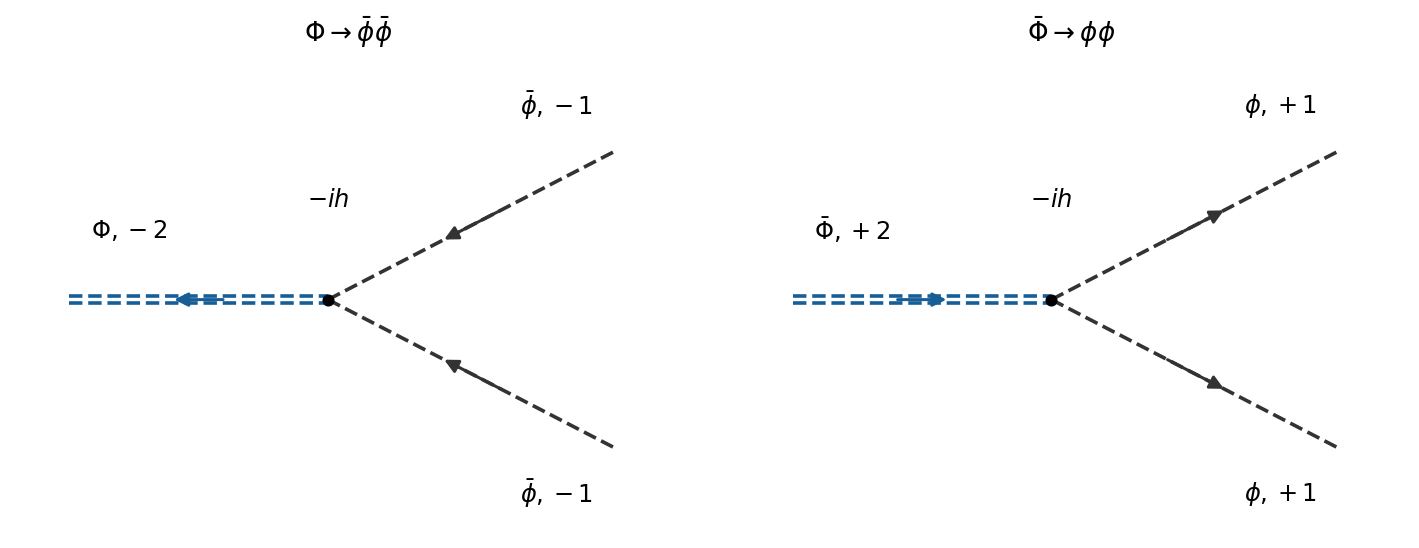

The Python source for this figure:
"""Original Oxford 2025 QFT diagram. Tested with Python 3.14, NumPy 2.3.5, Matplotlib 3.10.7.

Run from the desired output directory. The only saved artifact is the
corresponding opaque PNG in the current directory; this script never chdir()s.
Arrows follow positive conserved charge, not necessarily particle travel.
"""
from pathlib import Path
import matplotlib
matplotlib.use("Agg")
import matplotlib.pyplot as plt
import numpy as np
from matplotlib.patches import FancyArrowPatch

LIGHT="#333333"
HEAVY="#175e97"

def setup(ax, title=""):
    ax.set(xlim=(-0.35,6.35),ylim=(-0.35,4.35),aspect="equal")
    ax.axis("off")
    ax.set_title(title,fontsize=13,pad=12)

def label(ax,p,text,**kw):
    ax.text(*p,text,ha="center",va="center",fontsize=12,**kw)

def edge(ax,a,b,heavy=False,arrow=0,dashed=True):
    a=np.array(a,dtype=float);b=np.array(b,dtype=float)
    color=HEAVY if heavy else LIGHT
    normal=np.array([-(b-a)[1],(b-a)[0]])/np.linalg.norm(b-a)
    offsets=(-0.035,0.035) if heavy else (0,)
    for off in offsets:
        pts=np.array([a+off*normal,b+off*normal])
        ax.plot(pts[:,0],pts[:,1],color=color,lw=1.8,ls="--" if dashed else "-")
    if arrow:
        start=a+(.39 if arrow>0 else .61)*(b-a)
        end=a+(.61 if arrow>0 else .39)*(b-a)
        ax.add_patch(FancyArrowPatch(start,end,arrowstyle="-|>",mutation_scale=14,color=color,lw=1.5))

def vertex(ax,p):
    ax.plot(*p,"o",color="black",ms=5)

def save(fig):
    out=Path.cwd()/(Path(__file__).stem+".png")
    out.parent.mkdir(parents=True,exist_ok=True)
    fig.savefig(out,dpi=145,facecolor="white",transparent=False,bbox_inches="tight")
    plt.close(fig)
    print(out)


fig,axs=plt.subplots(1,2,figsize=(10,3.7),facecolor="white")
for ax,conj in zip(axs,[False,True]):
 setup(ax,r"$\bar\Phi\to\phi\phi$" if conj else r"$\Phi\to\bar\phi\bar\phi$")
 v=(2.8,2);edge(ax,(.2,2),v,heavy=True,arrow=1 if conj else -1)
 for end in [(5.7,3.5),(5.7,.5)]:edge(ax,v,end,arrow=1 if conj else -1)
 vertex(ax,v);label(ax,(2.8,3),r"$-ih$")
 label(ax,(.8,2.7),r"$\bar\Phi,+2$" if conj else r"$\Phi,-2$")
 for y in [3.95,.05]:label(ax,(5.1,y),r"$\phi,+1$" if conj else r"$\bar\phi,-1$")
fig.tight_layout(w_pad=2);save(fig)
